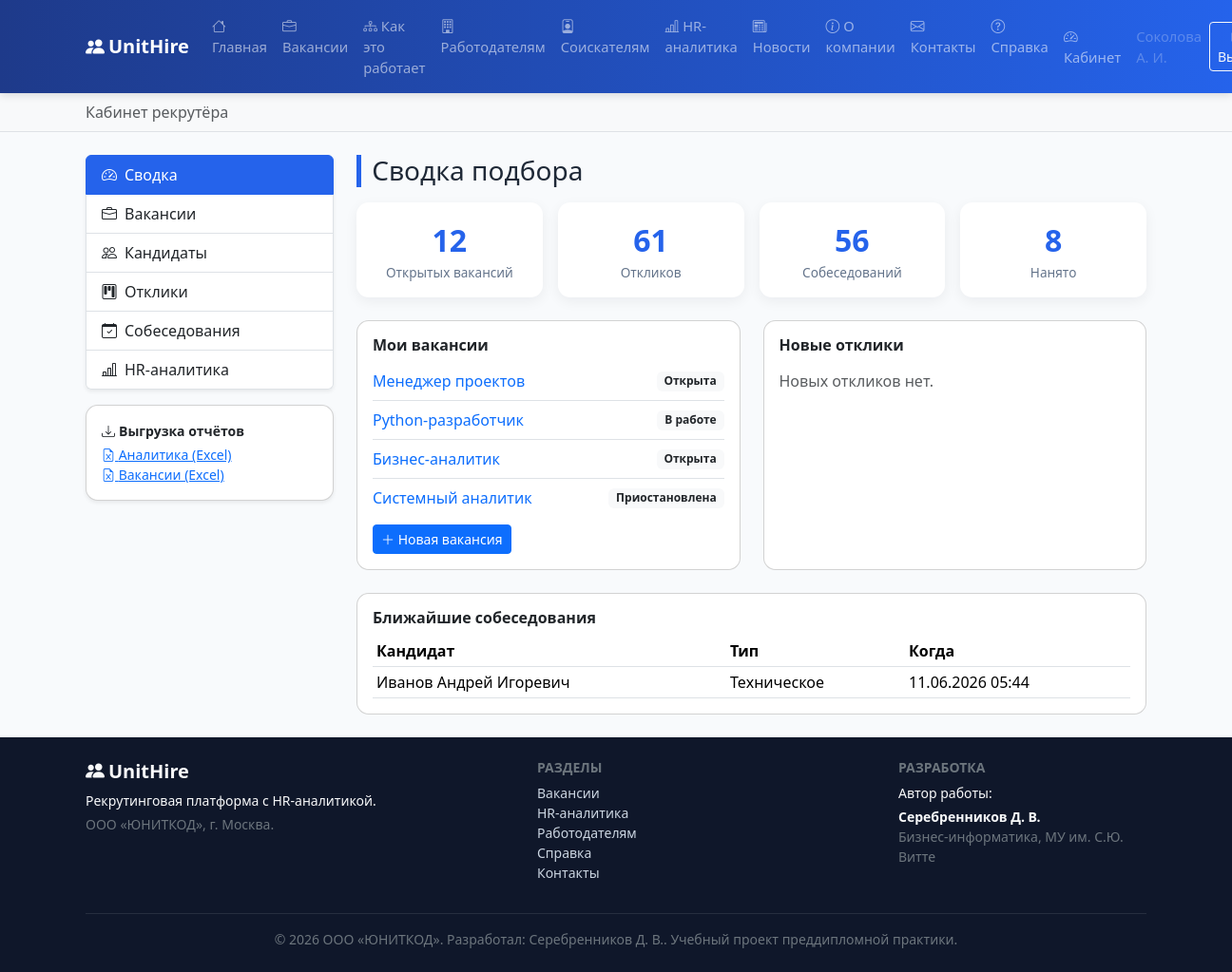
The app's page /cabinet/recruiter/ (signed in) with its own data.
### core/models.py (models this page shows, shortened)
class User(AbstractUser):
    patronymic = models.CharField("Отчество", max_length=100, blank=True)
    role = models.CharField(
        "Роль", max_length=20, choices=Role.choices, default=Role.CANDIDATE
    )
    phone = models.CharField("Телефон", max_length=20, blank=True)
    position = models.CharField("Должность", max_length=120, blank=True)
    department = models.ForeignKey(
        "Department",
        verbose_name="Отдел",
        on_delete=models.SET_NULL,
        null=True,
        blank=True,
        related_name="employees",
    )
    created_at = models.DateTimeField("Дата регистрации", default=timezone.now)
    class Meta:
        verbose_name = "Пользователь"
        verbose_name_plural = "Пользователи"
        ordering = ["last_name", "first_name"]
    def short_name(self):
        if not self.last_name:
            return self.username
        initials = ""
        if self.first_name:
            initials += f" {self.first_name[0]}."
        if self.patronymic:
            initials += f" {self.patronymic[0]}."
        return f"{self.last_name}{initials}".strip()

class Vacancy(models.Model):
    title = models.CharField("Название вакансии", max_length=150)
    department = models.ForeignKey(Department, verbose_name="Отдел",
                                   on_delete=models.PROTECT, related_name="vacancies")
    grade = models.CharField("Грейд", max_length=20, choices=Grade.choices,
                             default=Grade.MIDDLE)
    salary_min = models.PositiveIntegerField("Зарплата от, ₽", default=0)
    salary_max = models.PositiveIntegerField("Зарплата до, ₽", default=0)
    status = models.CharField("Статус", max_length=20, choices=VacancyStatus.choices,
                              default=VacancyStatus.OPEN)
    recruiter = models.ForeignKey(
        settings.AUTH_USER_MODEL, verbose_name="Ответственный рекрутёр",
        on_delete=models.SET_NULL, null=True, blank=True, related_name="vacancies",
        limit_choices_to={"role": Role.RECRUITER})
    required_skills = models.ManyToManyField(
        Skill, through="VacancySkill", verbose_name="Требуемые навыки",
        related_name="vacancies")
    description = models.TextField("Описание и требования", blank=True)
    city = models.CharField("Город", max_length=80, blank=True, default="Москва")
    is_remote = models.BooleanField("Удалённая работа", default=False)
    opened_at = models.DateField("Дата открытия", default=timezone.localdate)
    planned_close = models.DateField("Плановая дата закрытия", null=True, blank=True)
    closed_at = models.DateField("Фактическая дата закрытия", null=True, blank=True)
    class Meta:
        verbose_name = "Вакансия"
        verbose_name_plural = "Вакансии"
        ordering = ["-opened_at"]
        indexes = [models.Index(fields=["status"])]

class Interview(models.Model):
    application = models.ForeignKey(Application, verbose_name="Отклик",
                                    on_delete=models.CASCADE, related_name="interviews")
    kind = models.CharField("Тип", max_length=20, choices=InterviewType.choices,
                            default=InterviewType.HR)
    scheduled_at = models.DateTimeField("Дата и время")
    interviewer = models.ForeignKey(
        settings.AUTH_USER_MODEL, verbose_name="Интервьюер",
        on_delete=models.SET_NULL, null=True, related_name="interviews")
    result = models.CharField("Результат", max_length=20,
                              choices=InterviewResult.choices,
                              default=InterviewResult.SCHEDULED)
    score = models.PositiveSmallIntegerField(
        "Балл (0–10)", default=0, validators=[MaxValueValidator(10)])
    notes = models.TextField("Заметки", blank=True)
    class Meta:
        verbose_name = "Собеседование"
        verbose_name_plural = "Собеседования"
        ordering = ["-scheduled_at"]

class Application(models.Model):
    candidate = models.ForeignKey(Candidate, verbose_name="Кандидат",
                                  on_delete=models.CASCADE, related_name="applications")
    vacancy = models.ForeignKey(Vacancy, verbose_name="Вакансия",
                                on_delete=models.CASCADE, related_name="applications")
    stage = models.ForeignKey(Stage, verbose_name="Текущий этап",
                              on_delete=models.PROTECT, related_name="applications")
    status = models.CharField("Статус", max_length=20,
                              choices=ApplicationStatus.choices,
                              default=ApplicationStatus.NEW)
    score = models.PositiveSmallIntegerField(
        "Оценка соответствия (0–100)", default=0,
        validators=[MaxValueValidator(100)])
    cover_letter = models.TextField("Сопроводительное письмо", blank=True)
    comment = models.TextField("Комментарий рекрутёра", blank=True)
    applied_at = models.DateTimeField("Дата отклика", default=timezone.now)
    updated_at = models.DateTimeField("Обновлено", auto_now=True)
    class Meta:
        verbose_name = "Отклик (заявка)"
        verbose_name_plural = "Отклики (заявки)"
        ordering = ["-applied_at"]
        constraints = [
            models.UniqueConstraint(fields=["candidate", "vacancy"],
                                    name="uniq_candidate_vacancy")
        ]

class Candidate(models.Model):
    user = models.OneToOneField(
        settings.AUTH_USER_MODEL, verbose_name="Учётная запись",
        on_delete=models.SET_NULL, null=True, blank=True, related_name="candidate_profile")
    last_name = models.CharField("Фамилия", max_length=80)
    first_name = models.CharField("Имя", max_length=80)
    patronymic = models.CharField("Отчество", max_length=80, blank=True)
    email = models.EmailField("Email")
    phone = models.CharField("Телефон", max_length=20, blank=True)
    city = models.CharField("Город", max_length=80, blank=True)
    desired_salary = models.PositiveIntegerField("Желаемая зарплата, ₽", default=0)
    experience_years = models.DecimalField(
        "Опыт работы, лет", max_digits=4, decimal_places=1, default=0,
        validators=[MinValueValidator(0), MaxValueValidator(60)])
    grade = models.CharField("Грейд", max_length=20, choices=Grade.choices,
                             default=Grade.JUNIOR)
    source = models.ForeignKey(Source, verbose_name="Источник",
                               on_delete=models.PROTECT, related_name="candidates")
    skills = models.ManyToManyField(Skill, through="CandidateSkill",
                                    verbose_name="Навыки", related_name="candidates")
    summary = models.TextField("О кандидате", blank=True)
    is_archived = models.BooleanField("В архиве", default=False)
    created_at = models.DateTimeField("Дата добавления", default=timezone.now)
    class Meta:
        verbose_name = "Кандидат"
        verbose_name_plural = "Кандидаты"
        ordering = ["-created_at"]
        indexes = [models.Index(fields=["last_name", "first_name"])]
    def full_name(self):
        parts = [self.last_name, self.first_name, self.patronymic]
        return " ".join(p for p in parts if p).strip()

### core/views.py (the view)
# urls.py: path("cabinet/recruiter/", views.rec_dashboard, name="rec_dashboard"),
@recruiter_required
def rec_dashboard(request):
    today = timezone.localdate()
    context = {
        "breadcrumbs": _crumbs(("Кабинет рекрутёра", None)),
        "kpi": analytics.kpi_summary(),
        "my_vacancies": Vacancy.objects.filter(
            recruiter=request.user).order_by("-opened_at")[:6],
        "new_applications": Application.objects.filter(
            status=ApplicationStatus.NEW).select_related(
            "candidate", "vacancy")[:8],
        "upcoming_interviews": Interview.objects.filter(
            scheduled_at__date__gte=today,
            result=Interview._meta.get_field("result").default
        ).select_related("application__candidate")[:8],
    }
    return render(request, "cabinet/recruiter/dashboard.html", context)

### core/context_processors.py (called while the page is built)
def site_globals(request):
    return {
        "MAIN_MENU": MAIN_MENU,
        "SITE_AUTHOR": settings.SITE_AUTHOR,
        "SITE_AUTHOR_FULL": settings.SITE_AUTHOR_FULL,
        "SITE_ORG": settings.SITE_ORG,
        "SITE_NAME": settings.SITE_NAME,
        "SITE_TAGLINE": settings.SITE_TAGLINE,
        "CURRENT_YEAR": timezone.localdate().year,
    }

### core/views.py (called while the page is built)
def _crumbs(*pairs):
    return list(pairs)

### templates/cabinet/recruiter/dashboard.html (shortened to what this page needs)
{% extends 'base.html' %}
{% block content %}
<div class="row g-4">
  <div class="col-lg-3">{% include 'partials/_recruiter_nav.html' with active='dashboard' %}</div>
  <div class="col-lg-9">
    <h3 class="section-title mb-3">Сводка подбора</h3>
    <div class="row g-3 mb-4">
      <div class="col-6 col-md-3"><div class="card kpi-card text-center p-3">
        <div class="kpi-value">{{ kpi.open_vacancies }}</div><div class="kpi-label">Открытых вакансий</div></div></div>
      <div class="col-6 col-md-3"><div class="card kpi-card text-center p-3">
        <div class="kpi-value">{{ kpi.applications }}</div><div class="kpi-label">Откликов</div></div></div>
      <div class="col-6 col-md-3"><div class="card kpi-card text-center p-3">
        <div class="kpi-value">{{ kpi.interviews }}</div><div class="kpi-label">Собеседований</div></div></div>
      <div class="col-6 col-md-3"><div class="card kpi-card text-center p-3">
        <div class="kpi-value">{{ kpi.hired }}</div><div class="kpi-label">Нанято</div></div></div>
    </div>
    <div class="row g-4">
      <div class="col-md-6">
        <div class="card h-100"><div class="card-body">
          <h6 class="fw-bold">Мои вакансии</h6>
          <ul class="list-group list-group-flush">
            {% for v in my_vacancies %}
              <li class="list-group-item d-flex justify-content-between align-items-center px-0">
                <a href="{% url 'rec_vacancy_edit' v.pk %}" class="text-decoration-none">{{ v.title }}</a>
                <span class="badge bg-light text-dark">{{ v.get_status_display }}</span></li>
            {% empty %}<li class="list-group-item px-0 text-muted">Нет назначенных вакансий.</li>{% endfor %}
          </ul>
          <a href="{% url 'rec_vacancy_create' %}" class="btn btn-sm btn-primary mt-2">
            <i class="bi bi-plus-lg"></i> Новая вакансия</a>
        </div></div>
      </div>
      <div class="col-md-6">
        <div class="card h-100"><div class="card-body">
          <h6 class="fw-bold">Новые отклики</h6>
          <ul class="list-group list-group-flush">
            {% for a in new_applications %}
              <li class="list-group-item px-0">
                <a href="{% url 'rec_application_edit' a.pk %}" class="text-decoration-none">
                  {{ a.candidate.full_name }}</a>
                <span class="small text-muted">→ {{ a.vacancy.title }}</span></li>
            {% empty %}<li class="list-group-item px-0 text-muted">Новых откликов нет.</li>{% endfor %}
          </ul>
        </div></div>
      </div>
    </div>
    <div class="card mt-4"><div class="card-body">
      <h6 class="fw-bold">Ближайшие собеседования</h6>
      <table class="table table-sm mb-0">
        <thead><tr><th>Кандидат</th><th>Тип</th><th>Когда</th></tr></thead>
        <tbody>
          {% for iv in upcoming_interviews %}
            <tr><td>{{ iv.application.candidate.full_name }}</td>
              <td>{{ iv.get_kind_display }}</td>
              <td>{{ iv.scheduled_at|date:"d.m.Y H:i" }}</td></tr>
          {% empty %}<tr><td colspan="3" class="text-muted">Запланированных собеседований нет.</td></tr>{% endfor %}
        </tbody>
      </table>
    </div></div>
  </div>
</div>
{% endblock %}

### templates/base.html (shortened to what this page needs)
{% load static %}<!DOCTYPE html>
<html lang="ru">
<head>
  <link rel="stylesheet" href="{% static 'vendor/bootstrap.min.css' %}">
  <link rel="stylesheet" href="{% static 'vendor/bootstrap-icons.css' %}">
  <link rel="stylesheet" href="{% static 'css/styles.css' %}">
</head>
<body class="d-flex flex-column min-vh-100">
<header>
  <nav class="navbar navbar-expand-lg navbar-dark unit-navbar sticky-top">
    <div class="container">
      <a class="navbar-brand fw-bold" href="{% url 'home' %}">
        <i class="bi bi-people-fill me-1"></i>{{ SITE_NAME }}
      </a>
      <div class="collapse navbar-collapse" id="mainNav">
        <ul class="navbar-nav me-auto mb-2 mb-lg-0">
          {% for name, label, icon in MAIN_MENU %}
            <li class="nav-item">
              <a class="nav-link" href="{% url name %}"><i class="bi bi-{{ icon }} me-1"></i>{{ label }}</a>
            </li>
          {% endfor %}
        </ul>
        <ul class="navbar-nav">
          {% if user.is_authenticated %}
            <li class="nav-item">
              <a class="nav-link" href="{% url 'dashboard' %}">
                <i class="bi bi-speedometer2 me-1"></i>Кабинет</a>
            </li>
            <li class="nav-item">
              <span class="nav-link disabled small">{{ user.short_name }}</span>
            </li>
            <li class="nav-item">
              <form action="{% url 'logout' %}" method="post" class="d-inline">
                <button class="btn btn-sm btn-outline-light mt-1" type="submit">
                   Выход</button>
              </form>
            </li>
          {% endif %}
        </ul>
      </div>
    </div>
  </nav>
</header>
{% if breadcrumbs %}
<div class="bg-light border-bottom">
  <div class="container">
    <nav aria-label="breadcrumb">
      <ol class="breadcrumb my-2 small">
        {% for label, url in breadcrumbs %}
          {% if url %}
            <li class="breadcrumb-item"><a href="{{ url }}">{{ label }}</a></li>
          {% else %}
            <li class="breadcrumb-item active" aria-current="page">{{ label }}</li>
          {% endif %}
        {% endfor %}
      </ol>
    </nav>
  </div>
</div>
{% endif %}
<main class="container my-4 flex-grow-1">
  {% block content %}{% endblock %}
</main>
<footer class="unit-footer mt-auto text-light">
  <div class="container py-4">
    <div class="row gy-3">
      <div class="col-md-5">
        <h5 class="fw-bold"><i class="bi bi-people-fill me-1"></i>{{ SITE_NAME }}</h5>
        <p class="small mb-1">{{ SITE_TAGLINE }}.</p>
        <p class="small text-secondary mb-0">{{ SITE_ORG }}, г. Москва.</p>
      </div>
      <div class="col-md-4">
        <h6 class="text-uppercase small fw-bold text-secondary">Разделы</h6>
        <ul class="list-unstyled small">
          <li><a class="footer-link" href="{% url 'vacancies' %}">Вакансии</a></li>
          <li><a class="footer-link" href="{% url 'analytics_demo' %}">HR-аналитика</a></li>
          <li><a class="footer-link" href="{% url 'employers' %}">Работодателям</a></li>
          <li><a class="footer-link" href="{% url 'help' %}">Справка</a></li>
          <li><a class="footer-link" href="{% url 'contacts' %}">Контакты</a></li>
        </ul>
      </div>
      <div class="col-md-3">
        <h6 class="text-uppercase small fw-bold text-secondary">Разработка</h6>
        <p class="small mb-1">Автор работы:</p>
        <p class="small fw-bold mb-0">{{ SITE_AUTHOR }}</p>
        <p class="small text-secondary">Бизнес-информатика, МУ им. С.Ю. Витте</p>
      </div>
    </div>
    <hr class="border-secondary">
    <p class="small text-secondary text-center mb-0">
      © {{ CURRENT_YEAR }} {{ SITE_ORG }}. Разработал: {{ SITE_AUTHOR }}.
      Учебный проект преддипломной практики.
    </p>
  </div>
</footer>
</body>
</html>

### static/css/styles.css (style rules this page uses)
:root { --unit-primary: #2563eb; --unit-primary-dark: #1e3a8a; --unit-accent: #16a34a; --unit-dark: #0f172a; }
body { font-family: "Segoe UI", Roboto, "Helvetica Neue", Arial, sans-serif; color: #1f2937; background: #f8fafc; }
.unit-navbar { background: linear-gradient(90deg, var(--unit-primary-dark), var(--unit-primary)); box-shadow: 0 2px 8px rgba(15, 23, 42, .15); }
.unit-navbar .nav-link { font-size: .92rem; }
.unit-footer { background: var(--unit-dark); }
.footer-link { color: #cbd5e1; text-decoration: none; }
.kpi-card { border: none; border-radius: .9rem; box-shadow: 0 4px 14px rgba(15, 23, 42, .06); transition: transform .15s ease; }
.kpi-value { font-size: 2rem; font-weight: 700; color: var(--unit-primary); }
.kpi-label { color: #64748b; font-size: .85rem; }
.card { border-radius: .8rem; }
.section-title { border-left: 5px solid var(--unit-primary); padding-left: .7rem; }

### records on screen
User: short_name "Соколова А. И."
Vacancy: title "Менеджер проектов", status "Открыта"
Vacancy: title "Python-разработчик", status "В работе"
Vacancy: title "Бизнес-аналитик", status "Открыта"
Vacancy: title "Системный аналитик", status "Приостановлена"
Interview: application.candidate.full_name "Иванов Андрей Игоревич", kind "Техническое", scheduled_at "11.06.2026 05:44"

### other values on screen
{{ SITE_NAME }} "UnitHire"
{{ label }} "Главная" "Вакансии" "Как это работает" "Работодателям" "Соискателям" "HR-аналитика" "Новости" "О компании" "Контакты" "Справка"
{{ label }} "Кабинет рекрутёра"
{{ kpi.open_vacancies }} "12"
{{ kpi.applications }} "61"
{{ kpi.interviews }} "56"
{{ kpi.hired }} "8"
{{ SITE_TAGLINE }} "Рекрутинговая платформа с HR-аналитикой"
{{ SITE_ORG }} "ООО «ЮНИТКОД»"
{{ SITE_AUTHOR }} "Серебренников Д. В."
{{ CURRENT_YEAR }} "2026"
